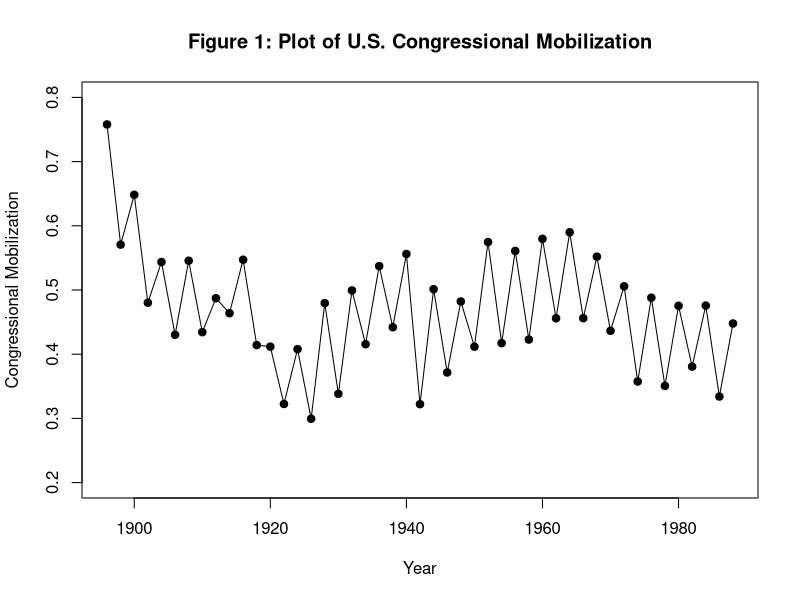
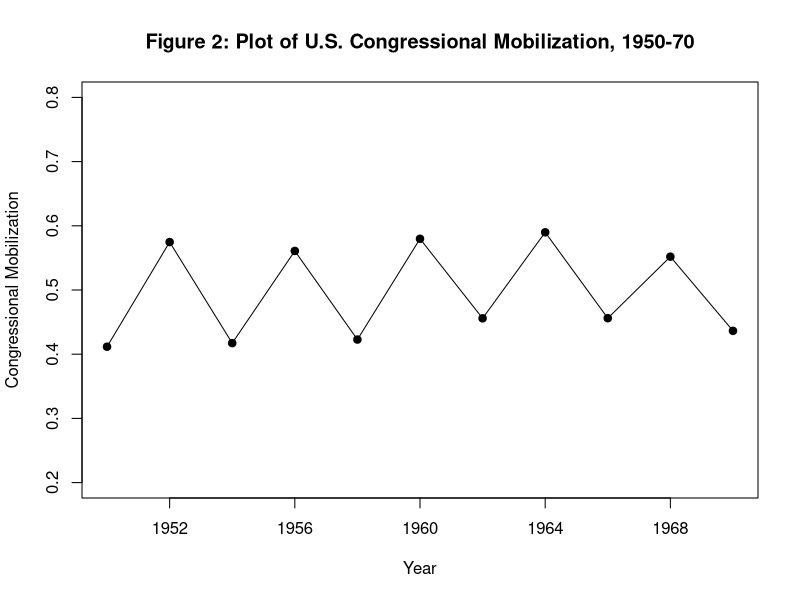
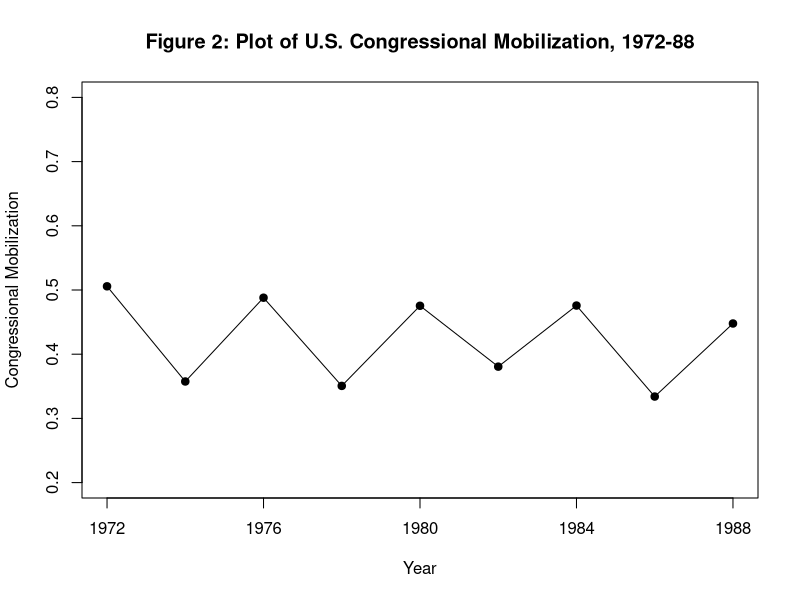

These charts were generated, in order, by the following R code:
# First we get our data.
mydata <- read.table("usparty.txt")
names(mydata) # Lets us see all the variable names.
#attach(mydata) # This puts the variable names in memory. We will not be using this.
mysubsetdata<-subset(mydata, select=c(YEAR, MTOTCONG)) #This keeps only the two variables that we need.
summary(mysubsetdata) # Since no variables are listed, a summary for all variables in the data frame is printed.
mysubsetdata #This prints out all the variable values.

# Now let us look at what the on-year/off-year pattern looks like.
# Note that to reference a variable, you need to put the data set name followed by a $ before the variable name.
# We can reference the variables directly without using the data set name and the $ if we used the attach command above.
# But we do not want to use the attach command now because we will be creating other data sets that contain the same variable names.
plot(mysubsetdata$YEAR, mysubsetdata$MTOTCONG, xlab="", ylab="", ylim=c(0.2,0.8), pch=19, type="o")
title(xlab="Year", ylab="Congressional Mobilization", main="Figure 1: Plot of U.S. Congressional Mobilization", cex=1.5, col="black", font=2)
# Now let us get the overall mean for congressional mobilization
mean(mysubsetdata$MTOTCONG) # Here we are getting the mean only of the MTOTCONG variable.

windows() # This prevents the next plot from erasing the previous plot by giving us a new graphics window.

# Now let us work with just the years 1950 through 1970.
my5070data <- subset(mysubsetdata, YEAR >= 1950 & YEAR <= 1970)
my5070data
# attach(my5070data) # Let us avoid variable confusion with these data sets by not doing this.
plot(my5070data$YEAR, my5070data$MTOTCONG, xlab="", ylab="", ylim=c(0.2,0.8), pch=19, type="o", axes=FALSE)
axis(1, at=c(1952, 1956, 1960, 1964, 1968)) # This defines the X axis tick marks.
axis(2, yaxs="r") # This defines the Y axis.
box()
title(xlab="Year", ylab="Congressional Mobilization", main="Figure 2: Plot of U.S. Congressional Mobilization, 1950-70", cex=1.5, col="black", font=2)
mean(my5070data$MTOTCONG)

windows()

# Now let us work with just the years 1972 through 1988.
my7288data <- subset(mysubsetdata, YEAR >= 1972 & YEAR <= 1988)
my7288data
# attach(my7288data) # Again, let us avoid variable confusion with these data sets by not doing this.
plot(my7288data$YEAR, my7288data$MTOTCONG, xlab="", ylab="", ylim=c(0.2,0.8), pch=19, type="o", axes=FALSE)
axis(1, at=c(1972, 1976, 1980, 1984, 1988)) # This defines the X axis tick marks.
axis(2, yaxs="r") # This defines the Y axis.
box()
title(xlab="Year", ylab="Congressional Mobilization", main="Figure 2: Plot of U.S. Congressional Mobilization, 1972-88", cex=1.5, col="black", font=2)
mean(my7288data$MTOTCONG)

# Now let us work with on-year and off-year separately to get the means
myON5070data <- subset(mysubsetdata, YEAR == 1952 | YEAR == 1956 | YEAR == 1960 | YEAR == 1964 | YEAR == 1968)
mean(myON5070data$MTOTCONG)
myOFF5070data <- subset(mysubsetdata, YEAR == 1950 | YEAR == 1954 | YEAR == 1958 | YEAR == 1962 | YEAR == 1966 | YEAR == 1970)
mean(myOFF5070data$MTOTCONG)